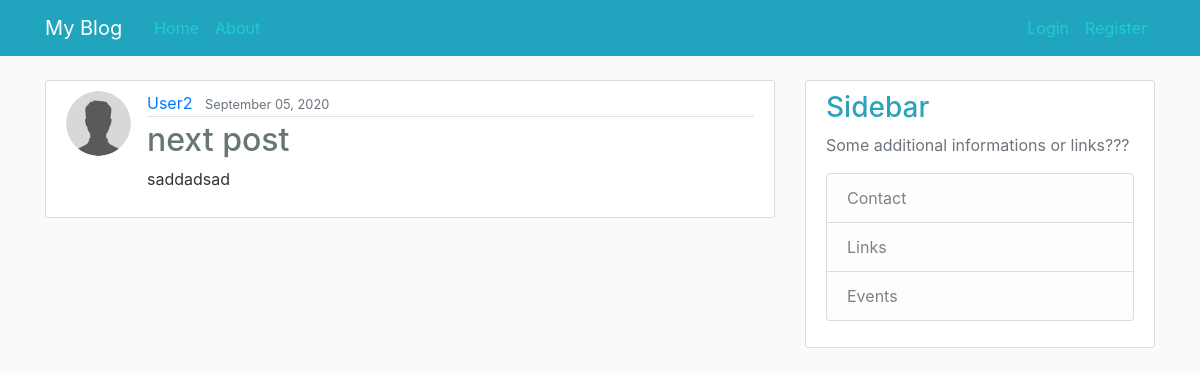
Screenshot of /post/12/ with the database file from the repository.
### blog/models.py (models this page shows, shortened)
class Post(models.Model):
    title = models.CharField(max_length=100)
    content = models.TextField()
    date_posted = models.DateTimeField(default=timezone.now)
    author = models.ForeignKey(User, on_delete=models.CASCADE)

### users/models.py (models this page shows, shortened)
class Profile(models.Model):
    user = models.OneToOneField(User, on_delete=models.CASCADE)
    image = models.ImageField(default='default.jpg', upload_to='profile_pics')

### blog/views.py (the view)
# urls.py: path('post/<int:pk>/', PostDetailView.as_view(), name='post-detail'),
class PostDetailView(DetailView):
    model = Post

### blog/templates/blog/post_detail.html (shortened to what this page needs)
{% extends "blog/base.html" %}
{% block content %}
  <article class="media content-section">
    <img class="rounded-circle article-img" src="{{ object.author.profile.image.url }}">
    <div class="media-body">
      <div class="article-metadata">
        <a class="mr-2" href="{% url 'user-posts' object.author.username %}">{{ object.author }}</a>
        <small class="text-muted">{{ object.date_posted|date:"F d, Y" }}</small>
      </div>
      <h2 class="article-title">{{ object.title }}</h2>
      <p class="article-content">{{ object.content }}</p>
    </div>
  </article>
{% endblock content %}

### blog/static/blog/main.css (style rules this page uses)
body { background: #fafafa; color: #333333; margin-top: 5rem; }
h1, h2, h3, h4, h5, h6 { color: #2da3ba; }
.content-section { background: #ffffff; padding: 10px 20px; border: 1px solid #dddddd; border-radius: 3px; margin-bottom: 20px; }
.article-title { color: #697677; }
.article-content { white-space: pre-line; }
.article-img { height: 65px; width: 65px; margin-right: 16px; }
.article-metadata { padding-bottom: 1px; margin-bottom: 4px; border-bottom: 1px solid #e3e3e3 }

### rows the page displays
Post: author.profile.image (placeholder picture), author "User2", date_posted "September 05, 2020", title "next post", content "saddadsad"
